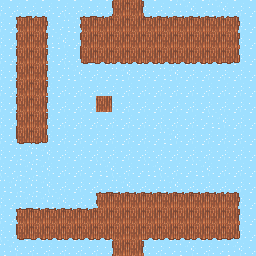

A level layout from a 2D game, rendered from its tile map. Below: a short description, then the map file with its tile-grid data intact:
An orthogonal 16x16 tile map with 16x16 px tiles, 2 tile layers (Walk, NotWalk) and 9 objects (4x Transition, 3x ObjInteract, 2x Player).

<map version="1.10" tiledversion="1.10.2" orientation="orthogonal" renderorder="right-down" width="16" height="16" tilewidth="16" tileheight="16" infinite="0" nextlayerid="4" nextobjectid="11">
 <tileset firstgid="1" source="../../../tileset/Tileset completo.tsx" />
 <layer id="1" name="Walk" width="16" height="16">
  <data encoding="csv">
0,0,0,0,0,0,0,300,302,0,0,0,0,0,0,0,
0,272,274,273,273,272,273,301,301,273,273,273,273,273,274,0,
0,300,302,301,301,300,301,301,301,301,301,301,301,301,302,0,
0,300,302,301,301,328,329,329,329,329,329,329,329,329,330,0,
0,300,302,301,301,301,301,301,301,301,301,301,301,301,302,0,
0,300,302,301,301,301,301,301,301,301,301,301,301,301,302,0,
0,300,302,301,301,301,301,302,301,301,301,301,301,301,302,0,
0,300,302,301,301,301,301,301,301,301,301,301,301,301,302,0,
0,328,330,301,301,301,301,301,301,301,301,301,301,301,302,0,
0,300,302,301,301,301,301,301,301,301,301,301,301,301,302,0,
0,300,302,301,301,301,301,301,301,301,301,301,301,301,302,0,
0,300,302,302,301,301,301,301,301,301,301,301,301,301,302,0,
0,300,302,301,301,301,272,273,273,273,273,273,273,273,274,0,
0,272,273,273,273,273,301,301,301,301,301,301,301,301,302,0,
0,328,329,329,329,329,329,301,301,329,329,329,329,329,330,0,
0,0,0,0,0,0,0,300,302,0,0,0,0,0,0,0
</data>
 </layer>
 <layer id="2" name="NotWalk" width="16" height="16">
  <data encoding="csv">
387,387,387,387,387,387,387,0,0,387,387,388,387,388,387,387,
387,0,0,387,388,0,0,0,0,0,0,0,0,0,0,387,
387,0,0,388,387,0,0,0,0,0,0,0,0,0,0,387,
387,0,0,387,387,0,0,0,0,0,0,0,0,0,0,387,
387,0,0,387,388,387,387,388,387,387,388,387,387,387,387,387,
387,0,0,387,387,387,387,387,387,387,387,387,387,387,387,387,
387,0,0,387,387,387,0,387,387,387,387,387,387,387,387,387,
387,0,0,387,387,387,387,387,387,387,387,387,387,388,387,387,
387,0,0,387,387,387,387,387,387,387,388,387,387,387,387,387,
387,388,388,387,387,387,387,387,387,387,387,387,387,387,387,387,
387,388,388,387,387,387,388,387,387,388,387,387,388,387,387,387,
388,388,388,387,387,387,387,388,387,387,388,387,387,387,387,387,
387,388,388,388,387,387,0,0,0,0,0,0,0,0,0,387,
387,0,0,0,0,0,0,0,0,0,0,0,0,0,0,387,
387,0,0,0,0,0,0,0,0,0,0,0,0,0,0,387,
388,387,387,387,387,387,387,0,0,387,387,388,387,387,388,387
</data>
 </layer>
 <objectgroup id="3" name="Obj">
  <object id="1" name="Enganche" type="ObjInteract" x="38.7328" y="24.8163">
   <point />
  </object>
  <object id="9" name="Enganche" type="ObjInteract" x="89.0021" y="25.8163">
   <point />
  </object>
  <object id="3" name="FlonkN" type="Player" x="120.5" y="26.5">
   <point />
  </object>
  <object id="4" name="FlonkS" type="Player" x="134" y="235.5">
   <point />
  </object>
  <object id="5" name="TransitionN" type="Transition" x="136" y="11.5">
   <properties>
    <property name="nextMap" value="resources/maps/niveles/nivel02/dentro/mapaN2_06_dentro.tmx" />
   </properties>
   <point />
  </object>
  <object id="7" name="TransitionN" type="Transition" x="121" y="12.5">
   <properties>
    <property name="nextMap" value="resources/maps/niveles/nivel02/dentro/mapaN2_06_dentro.tmx" />
   </properties>
   <point />
  </object>
  <object id="6" name="TransitionS" type="Transition" x="121" y="252">
   <properties>
    <property name="nextMap" value="resources/maps/niveles/nivel02/dentro/mapaN2_08_dentro.tmx" />
   </properties>
   <point />
  </object>
  <object id="8" name="TransitionS" type="Transition" x="135.5" y="251.5">
   <properties>
    <property name="nextMap" value="resources/maps/niveles/nivel02/dentro/mapaN2_08_dentro.tmx" />
   </properties>
   <point />
  </object>
  <object id="10" name="Palanca" type="ObjInteract" x="104.057" y="107.853">
   <properties>
    <property name="nextMap" value="resources/maps/niveles/nivel02/dentro/mapaN2_07_dentro_postP.tmx" />
    <property name="pushed" type="bool" value="false" />
   </properties>
   <point />
  </object>
 </objectgroup>
</map>
